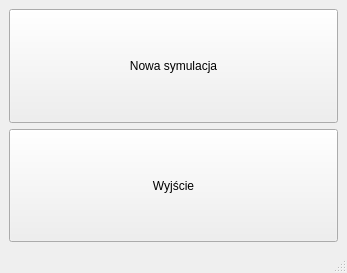
<?xml version="1.0" encoding="UTF-8"?>
<ui version="4.0">
 <class>Menu</class>
 <widget class="QMainWindow" name="Menu">
  <property name="enabled">
   <bool>true</bool>
  </property>
  <property name="geometry">
   <rect>
    <x>0</x>
    <y>0</y>
    <width>347</width>
    <height>273</height>
   </rect>
  </property>
  <property name="sizePolicy">
   <sizepolicy hsizetype="Preferred" vsizetype="Preferred">
    <horstretch>0</horstretch>
    <verstretch>0</verstretch>
   </sizepolicy>
  </property>
  <property name="windowTitle">
   <string>MainWindow</string>
  </property>
  <property name="toolButtonStyle">
   <enum>Qt::ToolButtonIconOnly</enum>
  </property>
  <widget class="QWidget" name="centralwidget">
   <property name="sizePolicy">
    <sizepolicy hsizetype="Preferred" vsizetype="Preferred">
     <horstretch>0</horstretch>
     <verstretch>0</verstretch>
    </sizepolicy>
   </property>
   <property name="minimumSize">
    <size>
     <width>0</width>
     <height>0</height>
    </size>
   </property>
   <layout class="QVBoxLayout" name="verticalLayout">
    <item>
     <widget class="QPushButton" name="newSimulationBtn">
      <property name="sizePolicy">
       <sizepolicy hsizetype="Minimum" vsizetype="Minimum">
        <horstretch>0</horstretch>
        <verstretch>0</verstretch>
       </sizepolicy>
      </property>
      <property name="minimumSize">
       <size>
        <width>300</width>
        <height>40</height>
       </size>
      </property>
      <property name="maximumSize">
       <size>
        <width>167772</width>
        <height>167772</height>
       </size>
      </property>
      <property name="baseSize">
       <size>
        <width>300</width>
        <height>50</height>
       </size>
      </property>
      <property name="font">
       <font>
        <kerning>true</kerning>
       </font>
      </property>
      <property name="toolTip">
       <string/>
      </property>
      <property name="whatsThis">
       <string/>
      </property>
      <property name="text">
       <string>Nowa symulacja</string>
      </property>
     </widget>
    </item>
    <item>
     <widget class="QPushButton" name="exitBtn">
      <property name="enabled">
       <bool>true</bool>
      </property>
      <property name="sizePolicy">
       <sizepolicy hsizetype="Minimum" vsizetype="Minimum">
        <horstretch>0</horstretch>
        <verstretch>0</verstretch>
       </sizepolicy>
      </property>
      <property name="minimumSize">
       <size>
        <width>300</width>
        <height>40</height>
       </size>
      </property>
      <property name="maximumSize">
       <size>
        <width>167772</width>
        <height>167772</height>
       </size>
      </property>
      <property name="baseSize">
       <size>
        <width>300</width>
        <height>50</height>
       </size>
      </property>
      <property name="font">
       <font>
        <kerning>true</kerning>
       </font>
      </property>
      <property name="toolTip">
       <string/>
      </property>
      <property name="whatsThis">
       <string/>
      </property>
      <property name="text">
       <string>Wyjście</string>
      </property>
     </widget>
    </item>
   </layout>
  </widget>
  <widget class="QMenuBar" name="menubar">
   <property name="geometry">
    <rect>
     <x>0</x>
     <y>0</y>
     <width>347</width>
     <height>25</height>
    </rect>
   </property>
  </widget>
  <widget class="QStatusBar" name="statusbar"/>
 </widget>
 <resources/>
 <connections/>
</ui>
